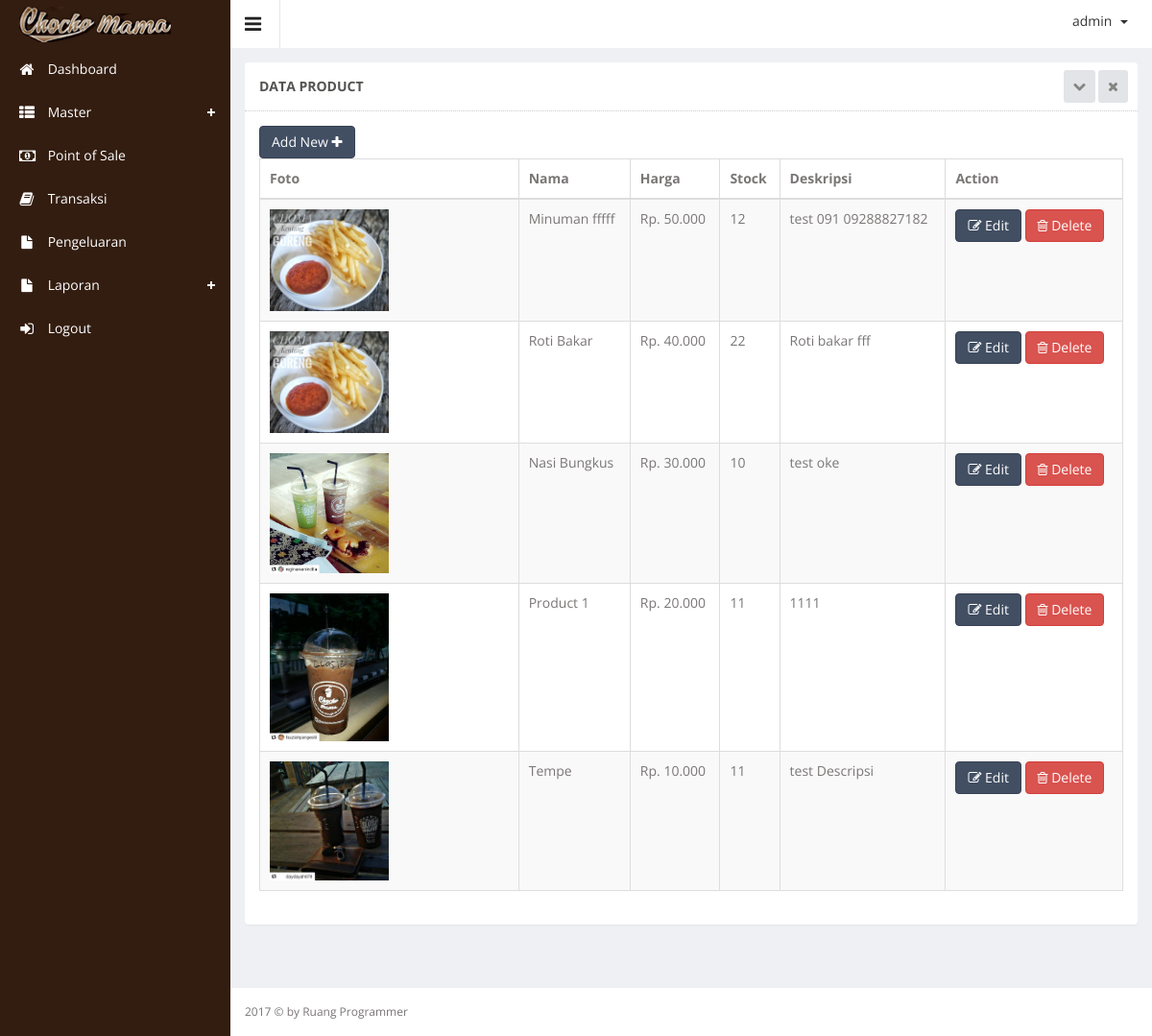
Screenshot of /index.php?hal=master/product/list (signed in) with the database file from the repository.
### tables this page shows
CREATE TABLE IF NOT EXISTS `product` (
`product_id` int(10) unsigned NOT NULL,
  `product_name` varchar(100) DEFAULT NULL,
  `product_price` int(11) DEFAULT NULL,
  `product_desc` text,
  `product_images` text,
  `product_stock` int(11) DEFAULT NULL,
  `product_date` datetime DEFAULT NULL,
  `category_id` int(11) DEFAULT NULL
);

### master/product/list.php (the view, shortened to what this page needs)
<div class="wrapper">
           <div class="row">
              <div class="col-sm-12">
              <section class="panel">
              <header class="panel-heading">
                  Data Product
                  <span class="tools pull-right">
                      <a href="javascript:;" class="fa fa-chevron-down"></a>
                      <a href="javascript:;" class="fa fa-times"></a>
                   </span>
              </header>
              <div class="panel-body">
              <div class="adv-table editable-table ">
              <div class="clearfix">
                  <div class="btn-group">
                      <a href="?hal=master/product/add">
                      <button  data-toggle="modal" class="btn btn-primary" >
                          Add New <i class="fa fa-plus"></i>
                      </button>
                      </a>
                  </div>
              </div>
              <table class="table table-striped table-hover table-bordered" id="editable-sample">
              <thead>
              <tr>
                  <th width="30%">Foto</th>
                  <th>Nama</th>
                  <th>Harga</th>
                  <th>Stock</th>
                  <th>Deskripsi</th>
                  <th>Action</th>
              </tr>
              </thead>
              <tbody>
              <?php
                    $queryProduct = mysql_query("SELECT * FROM product ORDER BY product_id DESC");
                    while ($rowProduct  = mysql_fetch_array($queryProduct)) {
                 ?>
              <tr class="">
                  <td><img src="assets/images/product/<?php echo $rowProduct['product_images']; ?>" width="50%"></td>
                  <td><?php echo $rowProduct['product_name'] ?></td>
                  <td>Rp. <?php echo number_format($rowProduct['product_price'], 0, ',', '.'); ?></td>
                  <td><?php echo $rowProduct['product_stock']?></td>
                  <td><?php echo $rowProduct['product_desc']?></td>
                  <td>
                      <a href="?hal=master/product/edit&id=<?php echo $rowProduct['product_id']; ?>">
                          <button class="btn btn-primary" type="submit"><i class="fa fa-edit" aria-hidden="true"></i> Edit</button></a>
                      <a href="?hal=master/product/list&hapus=<?php echo $rowProduct['product_id']; ?>">
                          <button class="btn btn-danger" type="submit" name="hapus"><i class="fa fa-trash-o"></i> Delete</button>
                      </a>
                  </td>
              </tr>
             <?php } ?>
              </tbody>
              </table>
              </div>
              </div>
              </section>
              </div>
              </div>
      </div>

### rows the page displays
product: product_images (picture), product_name "Minuman fffff", product_price "50.000", product_stock "12", product_desc "test 091 09288827182"
product: product_images (picture), product_name "Roti Bakar", product_price "40.000", product_stock "22", product_desc "Roti bakar fff"
product: product_images (picture), product_name "Nasi Bungkus", product_price "30.000", product_stock "10", product_desc "test oke"
product: product_images (picture), product_name "Product 1", product_price "20.000", product_stock "11", product_desc "1111"
product: product_images (picture), product_name "Tempe", product_price "10.000", product_stock "11", product_desc "test Descripsi"

### other values shown
$_SESSION['username'] "admin"
